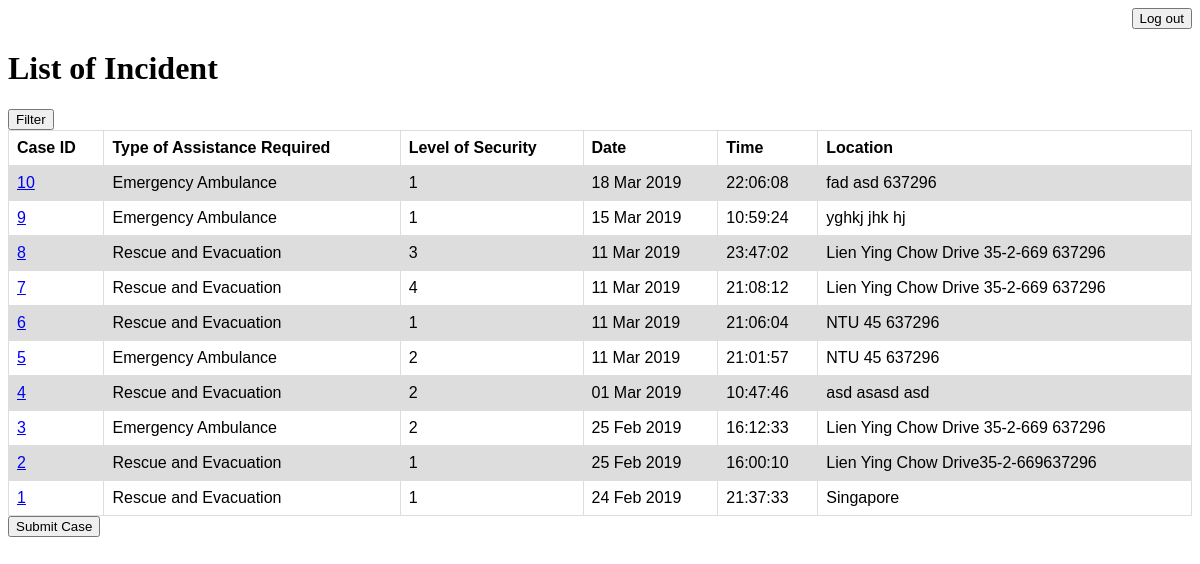
Screenshot of /cms/ (signed in) with the database file from the repository.
### cms/models.py (models this page shows)
class Incident(models.Model):
	Fire = 'FIR'
	Haze = 'HAZ'
	Bird = 'BIR'
	Tsunami = 'TSU'
	Aftershock = 'AFT'
	Terrorist = 'TER'
	INCIDENT_TYPE_CHOICES = (
		(Fire,'Fire outbreak'),
		(Haze, 'Haze'),
		(Bird, 'Bird flu outbreak'),
		(Tsunami, 'Tsunami'),
		(Aftershock, 'Earthquake Aftershock'),
		(Terrorist, 'Terrorist Activity')
	)
	id = models.AutoField(primary_key=True)
	submitter = models.ForeignKey(
		User,
		on_delete=models.CASCADE,
		null=True)
	caller = models.CharField(
		max_length=50,
		default='Anonymous')
	incident_type = models.CharField(
		max_length=3,
		choices=INCIDENT_TYPE_CHOICES,
		)
	incident_date = models.DateTimeField('date incident happens',
											auto_now_add=True)
	assistance_type = models.ForeignKey(
		Assistance,
		on_delete=models.CASCADE)
	severity = models.IntegerField(default=1,
		choices=(
			(1,'1'),
			(2,'2'),
			(3,'3'),
			(4,'4'),
			(5,'5'),
			))
	location = models.TextField(default ='Singapore')
	is_closed = models.BooleanField(default=False)
	incident_closed_date = models.DateTimeField(null=True)
	lat = models.FloatField(null=True)
	long = models.FloatField(null=True)
	class Meta:
		ordering = ["-incident_date"]

class Assistance(models.Model):
	number = models.CharField(
		max_length=8)
	name = models.CharField(
		max_length=50)
	def __str__(self):
		return self.name

### cms/views.py (the view)
# urls.py: path('', views.IndexView.as_view(), name='home'),
class IndexView(LoginRequiredMixin, generic.ListView):
	model = Incident
	context_object_name = 'incident_list'
	template_name = 'cms/index.html'
	conditions ={
		"severity": "severity",
		"date" : "incident_date__date"
	}
	def get_context_data(self, **kwargs):
		context = super().get_context_data(**kwargs)
		context['filter'] = IncidentFilter(self.request.GET,queryset=self.get_queryset())
		return context

### cms/templates/cms/index.html (shortened to what this page needs)
<link rel="stylesheet" href="http://code.jquery.com/ui/1.11.0/themes/smoothness/jquery-ui.css">
{% load static %}
<link rel="stylesheet" type="text/css" href="{%static 'cms/style.css' %}">
{% load tz %}
<form action="{% url 'cms:login' %}" align="right">
	<button type="submit">Log out</button>
</form>
{% if incident_list %}
	<h1>List of Incident</h1>
	<button onclick="showFilter()">Filter</button>
	<table>
		<tr>
			<th>Case ID</th>
			<th>Type of Assistance Required</th>
			<th>Level of Security</th>
			<th>Date</th>
			<th>Time</th>
			<th>Location</th>
		</tr>
		{% for incident in filter.qs %}
		<tr>
			<td> <a href="{% url 'cms:case' incident.id %}">{{ incident.id }}</a></td>
			<td>{{ incident.assistance_type }}</td>
			<td>{{ incident.severity }}</td>
			{% timezone "Asia/Singapore" %}
			<td>{{ incident.incident_date|date:"d M Y" }}</td>
			<td>{{ incident.incident_date|date:"H:i:s"}}</td>
			{% endtimezone %}
			<td>{{incident.location}}</td>
		</tr>
		{% endfor %}
	</table>
{% else %}
	<p>No incidents are available.</p>
{% endif %}
<form action="{% url 'cms:create-incident' %}">
	<button type="submit">Submit Case</button>
</form>

### cms/static/cms/style.css (style rules this page uses)
table { font-family: arial, sans-serif; border-collapse: collapse; width: 100%; }
td, th { border: 1px solid #dddddd; text-align: left; padding: 8px; }
tr:nth-child(even) { background-color: #dddddd; }

### rows the page displays
Incident: id "10", assistance_type "Emergency Ambulance", severity "1", incident_date "18 Mar 2019", incident_date "22:06:08", location "fad asd 637296"
Incident: id "9", assistance_type "Emergency Ambulance", severity "1", incident_date "15 Mar 2019", incident_date "10:59:24", location "yghkj jhk hj"
Incident: id "8", assistance_type "Rescue and Evacuation", severity "3", incident_date "11 Mar 2019", incident_date "23:47:02", location "Lien Ying Chow Drive 35-2-669 637296"
Incident: id "7", assistance_type "Rescue and Evacuation", severity "4", incident_date "11 Mar 2019", incident_date "21:08:12", location "Lien Ying Chow Drive 35-2-669 637296"
Incident: id "6", assistance_type "Rescue and Evacuation", severity "1", incident_date "11 Mar 2019", incident_date "21:06:04", location "NTU 45 637296"
Incident: id "5", assistance_type "Emergency Ambulance", severity "2", incident_date "11 Mar 2019", incident_date "21:01:57", location "NTU 45 637296"
Incident: id "4", assistance_type "Rescue and Evacuation", severity "2", incident_date "01 Mar 2019", incident_date "10:47:46", location "asd asasd asd"
Incident: id "3", assistance_type "Emergency Ambulance", severity "2", incident_date "25 Feb 2019", incident_date "16:12:33", location "Lien Ying Chow Drive 35-2-669 637296"
Incident: id "2", assistance_type "Rescue and Evacuation", severity "1", incident_date "25 Feb 2019", incident_date "16:00:10", location "Lien Ying Chow Drive35-2-669637296"
Incident: id "1", assistance_type "Rescue and Evacuation", severity "1", incident_date "24 Feb 2019", incident_date "21:37:33", location "Singapore"
